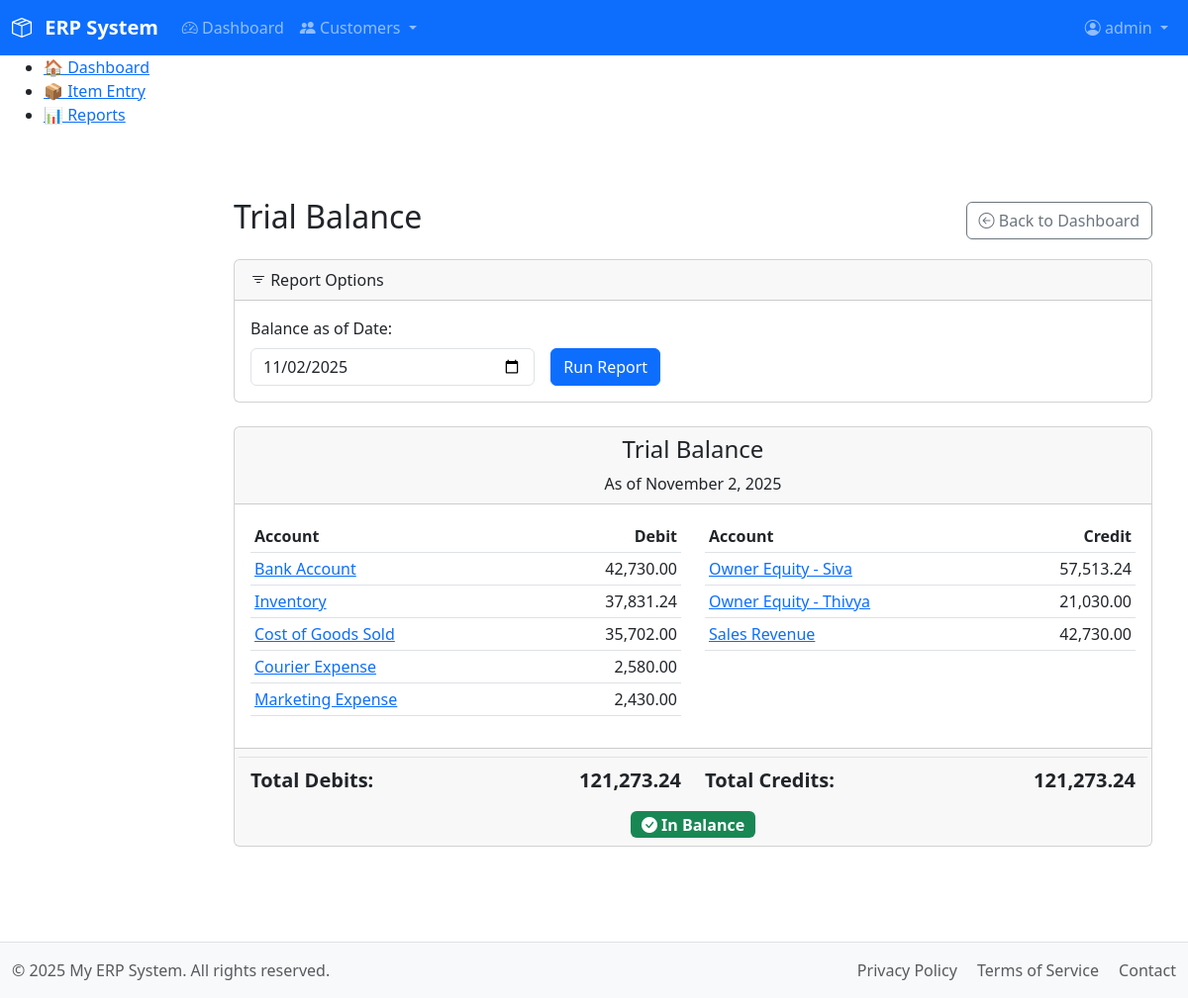
The app's page /modules/accounts/report_trial_balance.php (signed in) with its own data.
### tables this page shows
CREATE TABLE `acc_chartofaccounts` (
  `account_id` int(11) NOT NULL AUTO_INCREMENT,
  `account_name` varchar(255) NOT NULL,
  `account_type` enum('Asset','Liability','Equity','Revenue','Expense') NOT NULL,
  `normal_balance` enum('debit','credit') NOT NULL,
  `description` text DEFAULT NULL,
  `is_active` tinyint(1) NOT NULL DEFAULT 1,
  `created_at` timestamp NOT NULL DEFAULT current_timestamp(),
  PRIMARY KEY (`account_id`),
  UNIQUE KEY `uk_account_name` (`account_name`),
  KEY `idx_account_type` (`account_type`)
);

### includes/functions_acc.php (called while the page is built, shortened)
<?php
function get_trial_balance($end_date) {
    $db = db();
    $sql = "
        SELECT
            ca.account_id,
            ca.account_name,
            ca.account_type,
            ca.normal_balance,
            COALESCE(SUM(t.debit_amount), 0) AS total_debits,
            COALESCE(SUM(t.credit_amount), 0) AS total_credits
        FROM
            acc_chartofaccounts ca
        LEFT JOIN
            acc_transactions t ON ca.account_id = t.account_id
                               AND t.status = 'Posted'
                               AND t.transaction_date <= ?
        WHERE
            ca.is_active = 1
        GROUP BY
            ca.account_id, ca.account_name, ca.account_type, ca.normal_balance
        ORDER BY
            ca.account_type, ca.account_name
    ";
    $stmt = $db->prepare($sql);
    $end_date_with_time = $end_date . ' 23:59:59';
    $stmt->bind_param("s", $end_date_with_time);
    $stmt->execute();
    $result = $stmt->get_result();
    $accounts_data = $result->fetch_all(MYSQLI_ASSOC);
    $trial_balance = [];
    $total_debit_balance = 0;
    $total_credit_balance = 0;
    foreach ($accounts_data as $account) {
        $balance = 0;
        if ($account['normal_balance'] === 'debit') {
            $balance = $account['total_debits'] - $account['total_credits'];
            if ($balance > 0) {
                $total_debit_balance += $balance;
            } else {
                $total_credit_balance += abs($balance);
            }
        } else {
            $balance = $account['total_credits'] - $account['total_debits'];
            if ($balance > 0) {
                $total_credit_balance += $balance;
            } else {
                $total_debit_balance += abs($balance);
            }
        }
        if ($account['total_debits'] > 0 || $account['total_credits'] > 0) {
            $account['balance'] = $balance;
            $trial_balance[] = $account;
        }
    }
    return [
        'accounts' => $trial_balance,
        'total_debits' => $total_debit_balance,
        'total_credits' => $total_credit_balance
    ];
}

### modules/accounts/report_trial_balance.php (the view, shortened to what this page needs)
<?php
require_once __DIR__ . '/../../includes/functions_acc.php';
$end_date = $_GET['end_date'] ?? date('Y-m-d');
$data = [];
$error_message = '';
try {
    $data = get_trial_balance($end_date);
} catch (Exception $e) {
    $error_message = $e->getMessage();
}
$debit_accounts = [];
$credit_accounts = [];
if (!empty($data['accounts'])) {
    foreach ($data['accounts'] as $account) {
        if ($account['normal_balance'] === 'debit') {
            if ($account['balance'] != 0) {
                $debit_accounts[] = $account;
            }
        } else {
            if ($account['balance'] != 0) {
                 $credit_accounts[] = $account;
            }
        }
    }
}
require_once __DIR__ . '/../../includes/header.php';
?>
<main class="container mt-4">
    <div class="d-flex justify-content-between align-items-center mb-3">
        <h2>Trial Balance</h2>
        <a href="/index.php" class="btn btn-outline-secondary">
            <i class="bi bi-arrow-left-circle"></i> Back to Dashboard
        </a>
    </div>
    <div class="card mb-4">
        <div class="card-header"><i class="bi bi-filter"></i> Report Options</div>
        <div class="card-body">
            <form method="GET" class="row g-3 align-items-center">
                <div class="col-md-4">
                    <label for="end_date" class="form-label">Balance as of Date:</label>
                    <input type="date" class="form-control" id="end_date" name="end_date" value="<?= htmlspecialchars($end_date) ?>">
                </div>
                <div class="col-md-4 align-self-end">
                    <button type="submit" class="btn btn-primary">Run Report</button>
                </div>
            </form>
        </div>
    </div>
    <?php if ($error_message): ?>
        <div class="alert alert-danger"><?= htmlspecialchars($error_message) ?></div>
    <?php else: ?>
        <div class="card">
            <div class="card-header text-center">
                <h4>Trial Balance</h4>
                <p class="mb-0">As of <?= htmlspecialchars(date("F j, Y", strtotime($end_date))) ?></p>
            </div>
            <div class="card-body">
                <div class="row">
                    <div class="col-md-6">
                        <table class="table table-sm table-hover">
                            <thead>
                                <tr>
                                    <th>Account</th>
                                    <th class="text-end">Debit</th>
                                </tr>
                            </thead>
                            <tbody>
                                <?php foreach ($debit_accounts as $account): ?>
                                <tr>
                                    <td>
                                        <a href="report_account_ledger.php?account_id=<?= $account['account_id'] ?>&end_date=<?= htmlspecialchars($end_date) ?>">
                                            <?= htmlspecialchars($account['account_name']) ?>
                                        </a>
                                    </td>
                                    <td class="text-end"><?= number_format($account['balance'], 2) ?></td>
                                </tr>
                                <?php endforeach; ?>
                            </tbody>
                        </table>
                    </div>
                    <div class="col-md-6">
                        <table class="table table-sm table-hover">
                             <thead>
                                <tr>
                                    <th>Account</th>
                                    <th class="text-end">Credit</th>
                                </tr>
                            </thead>
                            <tbody>
                                <?php foreach ($credit_accounts as $account): ?>
                                <tr>
                                    <td>
                                        <a href="report_account_ledger.php?account_id=<?= $account['account_id'] ?>&end_date=<?= htmlspecialchars($end_date) ?>">
                                            <?= htmlspecialchars($account['account_name']) ?>
                                        </a>
                                    </td>
                                    <td class="text-end"><?= number_format($account['balance'], 2) ?></td>
                                </tr>
                                <?php endforeach; ?>
                            </tbody>
                        </table>
                    </div>
                </div>
            </div>
            <div class="card-footer">
                <div class="row">
                    <div class="col-md-6 d-flex justify-content-between border-top pt-2">
                        <strong class="fs-5">Total Debits:</strong>
                        <strong class="fs-5"><?= number_format($data['total_debits'], 2) ?></strong>
                    </div>
                    <div class="col-md-6 d-flex justify-content-between border-top pt-2">
                        <strong class="fs-5">Total Credits:</strong>
                        <strong class="fs-5"><?= number_format($data['total_credits'], 2) ?></strong>
                    </div>
                </div>
                <div class="text-center mt-3">
                    <?php
                    $is_balanced = abs($data['total_debits'] - $data['total_credits']) < 0.001;
                    ?>
                    <span class="badge fs-6 <?= $is_balanced ? 'bg-success' : 'bg-danger' ?>">
                        <?= $is_balanced ? '<i class="bi bi-check-circle-fill"></i> In Balance' : '<i class="bi bi-x-octagon-fill"></i> Out of Balance' ?>
                    </span>
                </div>
            </div>
        </div>
    <?php endif; ?>
</main>
<?php require_once __DIR__ . '/../../includes/footer.php'; ?>

### assets/css/main.css (style rules this page uses)
main { padding-top: 1rem; padding-bottom: 3rem; }

### records on screen
acc_chartofaccounts: account_name "Bank Account", balance "42,730.00"
acc_chartofaccounts: account_name "Inventory", balance "37,831.24"
acc_chartofaccounts: account_name "Cost of Goods Sold", balance "35,702.00"
acc_chartofaccounts: account_name "Courier Expense", balance "2,580.00"
acc_chartofaccounts: account_name "Marketing Expense", balance "2,430.00"
acc_chartofaccounts: account_name "Owner Equity - Siva", balance "57,513.24"
acc_chartofaccounts: account_name "Owner Equity - Thivya", balance "21,030.00"
acc_chartofaccounts: account_name "Sales Revenue", balance "42,730.00"

### other values on screen
$_SESSION['username'] "admin"
date("F j, Y", strtotime($end_date)) "November 2, 2025"
$data['total_debits'] "121,273.24"
$data['total_credits'] "121,273.24"
